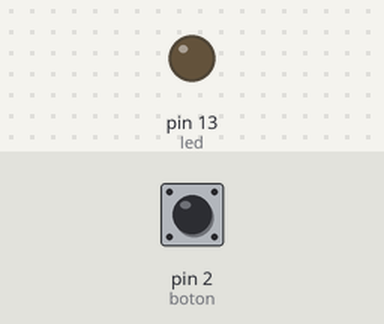
Recording of a sketch running on a simulated Arduino Uno, built with avr-gcc and run on an emulated ATmega328P. On the bench: output pins drawn as LEDs (lit = HIGH). The inputs (shaded band) are chosen by the test bench; at power-on: pin 2 (boton) HIGH.

Above: at 1.2 s.
1.3 s: pin 2 (boton) pulled LOW for 0.15 s
At 2.5 s:
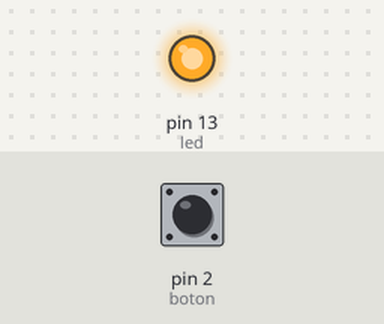
2.9 s: pin 2 (boton) pulled LOW for 1 s
At 3.9 s:
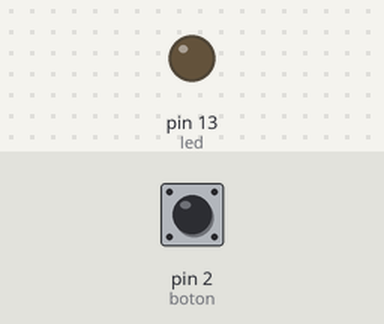
5.4 s: pin 2 (boton) pulled LOW for 3.2 s
At 5.8 s:
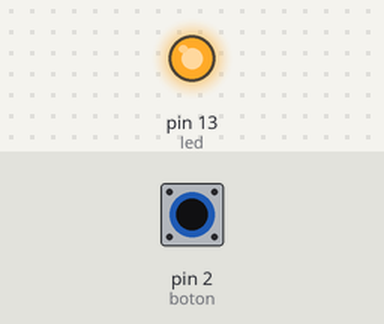
Timing chart, 0 to 8.4 s (numbered marks = the images above; inputs shaded):
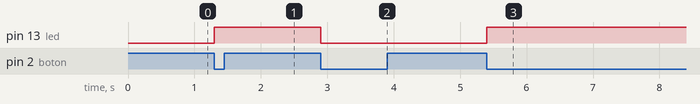

The sketch:

reto_1.1.ino
```cpp
const int led = 13;
const int boton = 2;

int led_estado = LOW;
int boton_ultimo_estado = HIGH;

void setup() {
  pinMode(led, OUTPUT);
  pinMode(boton, INPUT);
}

void loop() {
  int boton_estado = digitalRead(boton);


  if (boton_estado == LOW && boton_ultimo_estado == HIGH) {
    led_estado = !led_estado;
    digitalWrite(led, led_estado);
  }

  boton_ultimo_estado = boton_estado;
}
```

Measured:
- after the input at 1.3 s, pin 13 (led): LOW → HIGH at once
- after the input at 2.9 s, pin 13 (led): HIGH → LOW at once
- after the input at 5.4 s, pin 13 (led): LOW → HIGH at once
